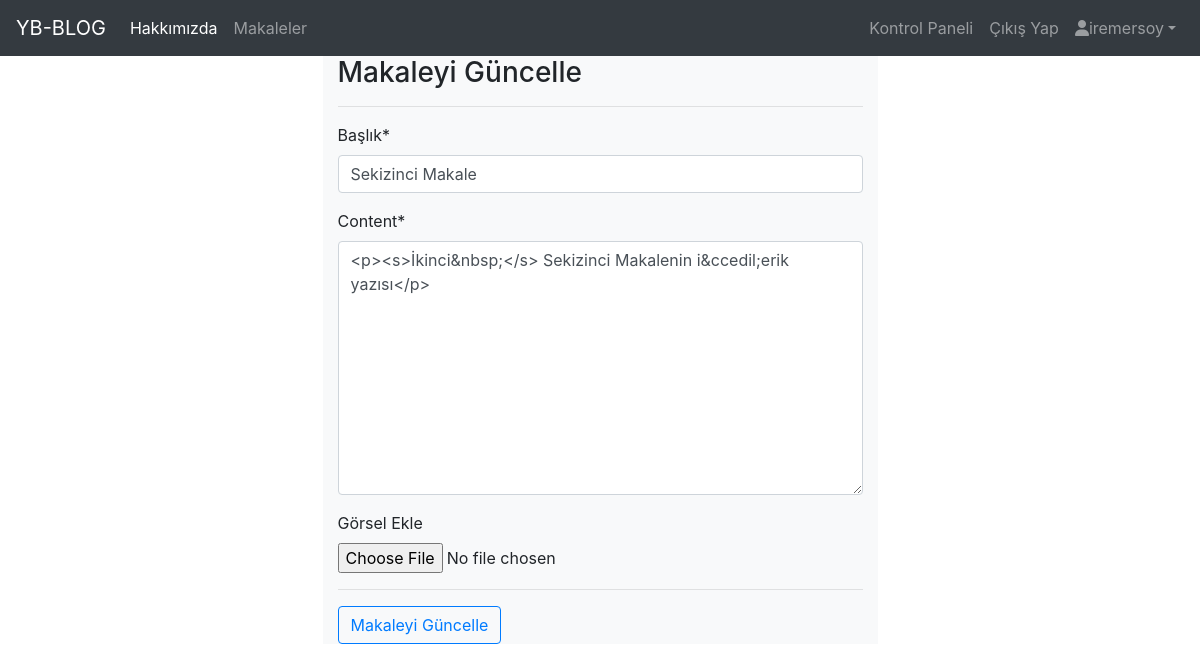
/articles/update/8 (signed in), run on the app's committed database.
### article/models.py (models this page shows, shortened)
class Article(models.Model):
    author = models.ForeignKey('auth.User', on_delete=models.CASCADE, verbose_name='Yazar') # Django içindeki hazır user sınıfını kullandık
    title = models.CharField(max_length=50, verbose_name='Başlık')
    content = RichTextField()
    created_date = models.DateTimeField(auto_now_add=True, verbose_name='Oluşturulma Tarihi')
    article_image = models.FileField(blank=True, null=True, verbose_name='Görsel Ekle') # makalede görsel olmak zorunda değilse, blank ve null argümanlarını True yap
    class Meta:
        ordering = ['created_date']

### article/views.py (the view)
# urls.py: path('update/<int:id>', views.updateArticle, name='update'),
@login_required(login_url='/user/login/')
def updateArticle(request, id):
    article = get_object_or_404(Article, id = id)
    form = ArticleForm(request.POST or None, request.FILES or None, instance=article)
    if form.is_valid():
        article = form.save(commit=False)
        article.author = request.user
        article.save()
        messages.success(request, 'Makale Güncellendi.')
        return redirect('index')
    return render(request, 'update.html', {'form':form})

### article/forms.py
class ArticleForm(forms.ModelForm):
    class Meta:
        model = Article
        fields = ['title', 'content', 'article_image']

### templates/update.html (shortened to what this page needs)
{% extends 'layout.html' %}
{% load crispy_forms_tags %}
{% block body %}
<div class="container mb-5">
    <div class="row">
        <div class="col-md-6  offset-md-3 bg-light">
            <h3>Makaleyi Güncelle</h3>
            <hr>
            <form class="forrm-group" method="POST" enctype="multipart/form-data">
                <div class="forrm-control">
                    {{ form|crispy }}
                </div>
                <hr>
                <div>
                    <button type="submit" class="btn btn-outline-primary">Makaleyi Güncelle</button>
                </div>
            </form>
        </div>
    </div>
</div>
{% endblock %}

### templates/includes/navbar.html (shortened to what this page needs)
<nav class="navbar navbar-expand-lg navbar-dark bg-dark">
    <a class="navbar-brand" href="{% url 'index' %}">YB-BLOG</a>
    <div class="collapse navbar-collapse">
      <ul class="navbar-nav mr-auto">
        <li class="nav-item active">
          <a class="nav-link" href="{% url 'about' %}">Hakkımızda</a>
        </li>
        <li class="nav-item">
          <a class="nav-link" href="/articles/">Makaleler</a>
        </li>
      </ul>
      <ul class="navbar-nav ms-auto">
        {% if request.user.is_authenticated %}
        <li class="nav-item">
          <a href="/articles/dashboard" class="nav-link">Kontrol Paneli</a>
        </li>
        <li class="nav-item">
          <a href="{% url 'user:logout' %}" class="nav-link">Çıkış Yap</a>
        </li>
        <li class="nav-item dropdown">
          <a class="nav-link dropdown-toggle" href="/admin/"><i class="fa-solid fa-user"></i>{{user}}</a>
        </li>
        {% endif %}
      </ul>
    </div>
  </nav>

### data on the page
Article: title "Sekizinci Makale", content "<p><s>İkinci&nbsp;</s> Sekizinci Makalenin i&ccedil;erik yazısı</p>"

### other printed values
{{ user }} "iremersoy"
